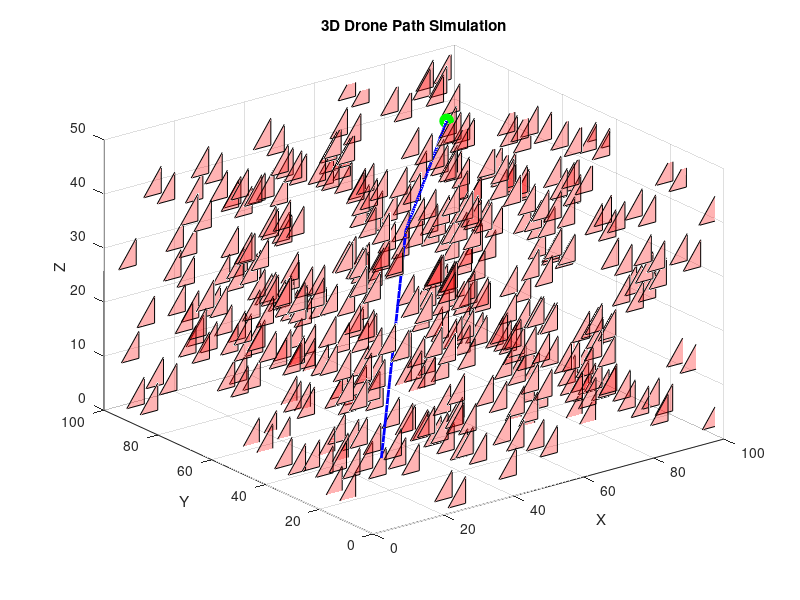

MATLAB code for this plot:
function drone_3d_simulation()
    % 3D Drone Simulation with Obstacle Avoidance
    
    % Simulation Parameters
    map_size = [100, 100, 50];  % 3D map dimensions (x, y, z)
    start_pos = [10, 10, 10];   % Starting position
    goal_pos = [90, 90, 40];    % Goal position
    
    % Simulation Setup
    rng('shuffle');  % Random seed for varied simulations
    
    % Generate 3D Obstacles
    [static_obstacles, dynamic_obstacles] = generate_3d_obstacles(map_size);
    
    % Visualization Setup
    figure;
    hold on;
    axis([0 map_size(1) 0 map_size(2) 0 map_size(3)]);
    xlabel('X');
    ylabel('Y');
    zlabel('Z');
    title('3D Drone Path Simulation');
    grid on;
    
    % Plot Static Obstacles
    for i = 1:size(static_obstacles, 1)
        obstacle = static_obstacles(i, :);
        % Create cuboid obstacles
        cuboid_size = [5, 5, 5];  % Fixed obstacle size
        x = obstacle(1) - cuboid_size(1)/2;
        y = obstacle(2) - cuboid_size(2)/2;
        z = obstacle(3) - cuboid_size(3)/2;
        
        % Plot obstacle as a semi-transparent cuboid
        fill3([x x+cuboid_size(1) x+cuboid_size(1) x], ...
              [y y y y+cuboid_size(2)], ...
              [z z+cuboid_size(3) z z], 'r', 'FaceAlpha', 0.3);
        fill3([x x+cuboid_size(1) x+cuboid_size(1) x], ...
              [y+cuboid_size(2) y+cuboid_size(2) y+cuboid_size(2) y+cuboid_size(2)], ...
              [z z+cuboid_size(3) z z], 'r', 'FaceAlpha', 0.3);
    end
    
    % Path Planning
    path = a_star_3d(start_pos, goal_pos, map_size, static_obstacles, dynamic_obstacles);
    
    % Drone Movement and Visualization
    if ~isempty(path)
        % Plot drone path
        plot3(path(:,1), path(:,2), path(:,3), 'b-', 'LineWidth', 2);
        
        % Animate drone movement
        drone = plot3(start_pos(1), start_pos(2), start_pos(3), 'go', 'MarkerSize', 10, 'MarkerFaceColor', 'g');
        
        % Move drone along path
        for i = 2:size(path, 1)
            set(drone, 'XData', path(i,1), 'YData', path(i,2), 'ZData', path(i,3));
            drawnow;
            pause(0.1);  % Control animation speed
        end
        
        % Mark goal
        plot3(goal_pos(1), goal_pos(2), goal_pos(3), 'r*', 'MarkerSize', 10);
    else
        disp('No path found!');
    end
    
    hold off;
end

function [static_obstacles, dynamic_obstacles] = generate_3d_obstacles(map_size)
    % Generate 3D static and dynamic obstacles
    
    % Static Obstacles (50% of map volume)
    num_static = round(0.5 * prod(map_size) / 1000);
    static_obstacles = [
        randi([1, map_size(1)], num_static, 1), ...
        randi([1, map_size(2)], num_static, 1), ...
        randi([1, map_size(3)], num_static, 1)
    ];
    
    % Dynamic Obstacles (moving objects like birds)
    num_dynamic = randi([5, 15]);
    dynamic_obstacles = [
        randi([1, map_size(1)], num_dynamic, 1), ...
        randi([1, map_size(2)], num_dynamic, 1), ...
        randi([1, map_size(3)], num_dynamic, 1)
    ];
end

function path = a_star_3d(start, goal, map_size, static_obstacles, dynamic_obstacles)
    % 3D A* Path Finding Algorithm
    
    % Heuristic function (Euclidean distance)
    heuristic = @(a, b) sqrt(sum((a-b).^2));
    
    % Possible movements (26 directions in 3D)
    movements = [
        1 0 0; -1 0 0;
        0 1 0; 0 -1 0;
        0 0 1; 0 0 -1;
        1 1 0; 1 -1 0; -1 1 0; -1 -1 0;
        1 0 1; 1 0 -1; -1 0 1; -1 0 -1;
        0 1 1; 0 1 -1; 0 -1 1; 0 -1 -1;
        1 1 1; 1 1 -1; 1 -1 1; 1 -1 -1;
        -1 1 1; -1 1 -1; -1 -1 1; -1 -1 -1
    ];
    
    % Initialize open and closed lists
    open_list = [];
    closed_list = [];
    
    % Create start node
    start_node = struct('pos', start, 'g', 0, 'h', heuristic(start, goal), 'f', 0, 'parent', []);
    start_node.f = start_node.g + start_node.h;
    open_list = [open_list, start_node];
    
    max_iterations = 1000;
    iterations = 0;
    
    while ~isempty(open_list) && iterations < max_iterations
        iterations = iterations + 1;
        
        % Find node with lowest f value
        [~, idx] = min([open_list.f]);
        current = open_list(idx);
        
        % Remove current from open list
        open_list(idx) = [];
        
        % Add to closed list
        closed_list = [closed_list, current];
        
        % Check if goal reached
        if all(current.pos == goal)
            path = reconstruct_path(current);
            return;
        end
        
        % Explore neighbors
        for i = 1:size(movements, 1)
            neighbor_pos = current.pos + movements(i, :);
            
            % Check if neighbor is valid
            if is_valid_position(neighbor_pos, map_size, static_obstacles, dynamic_obstacles)
                % Calculate costs
                g_cost = current.g + 1;
                h_cost = heuristic(neighbor_pos, goal);
                f_cost = g_cost + h_cost;
                
                % Check if neighbor is already in closed list
                if any(arrayfun(@(x) all(x.pos == neighbor_pos), closed_list))
                    continue;
                end
                
                % Check if neighbor is in open list
                existing = find(arrayfun(@(x) all(x.pos == neighbor_pos), open_list));
                
                if isempty(existing)
                    % Add new node to open list
                    new_node = struct('pos', neighbor_pos, 'g', g_cost, 'h', h_cost, 'f', f_cost, 'parent', current);
                    open_list = [open_list, new_node];
                else
                    % Update existing node if new path is better
                    if g_cost < open_list(existing).g
                        open_list(existing).g = g_cost;
                        open_list(existing).f = f_cost;
                        open_list(existing).parent = current;
                    end
                end
            end
        end
    end
    
    % No path found
    path = [];
end

function valid = is_valid_position(pos, map_size, static_obstacles, dynamic_obstacles)
    % Check if position is within map bounds
    if any(pos < 1) || pos(1) > map_size(1) || ...
       pos(2) > map_size(2) || pos(3) > map_size(3)
        valid = false;
        return;
    end
    
    % Check against static obstacles
    if any(ismember(static_obstacles, pos, 'rows'))
        valid = false;
        return;
    end
    
    % Check against dynamic obstacles
    if any(ismember(dynamic_obstacles, pos, 'rows'))
        valid = false;
        return;
    end
    
    valid = true;
end

function path = reconstruct_path(goal_node)
    % Reconstruct path from goal to start
    path = [];
    current = goal_node;
    
    while ~isempty(current)
        path = [current.pos; path];
        current = current.parent;
    end
end

% Run the simulation
drone_3d_simulation()